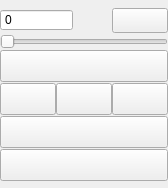
       <widget class="QGroupBox" name="groupBoxControls">
        <property name="enabled">
         <bool>true</bool>
        </property>
        <property name="sizePolicy">
         <sizepolicy hsizetype="Fixed" vsizetype="Fixed">
          <horstretch>0</horstretch>
          <verstretch>0</verstretch>
         </sizepolicy>
        </property>
        <property name="minimumSize">
         <size>
          <width>168</width>
          <height>188</height>
         </size>
        </property>
        <property name="maximumSize">
         <size>
          <width>168</width>
          <height>188</height>
         </size>
        </property>
        <property name="styleSheet">
         <string notr="true">QGroupBox {border-style:none;}</string>
        </property>
        <property name="title">
         <string/>
        </property>
        <layout class="QGridLayout" name="gridLayout_3">
         <property name="horizontalSpacing">
          <number>0</number>
         </property>
         <property name="verticalSpacing">
          <number>1</number>
         </property>
         <property name="margin">
          <number>0</number>
         </property>
         <item row="6" column="0">
          <widget class="MyActionButton" name="pushButton_Fold">
           <property name="sizePolicy">
            <sizepolicy hsizetype="Fixed" vsizetype="Fixed">
             <horstretch>0</horstretch>
             <verstretch>0</verstretch>
            </sizepolicy>
           </property>
           <property name="minimumSize">
            <size>
             <width>168</width>
             <height>32</height>
            </size>
           </property>
           <property name="maximumSize">
            <size>
             <width>168</width>
             <height>32</height>
            </size>
           </property>
           <property name="focusPolicy">
            <enum>Qt::NoFocus</enum>
           </property>
          </widget>
         </item>
         <item row="0" column="0">
          <spacer name="verticalSpacer_9">
           <property name="orientation">
            <enum>Qt::Vertical</enum>
           </property>
           <property name="sizeHint" stdset="0">
            <size>
             <width>20</width>
             <height>0</height>
            </size>
           </property>
          </spacer>
         </item>
         <item row="4" column="1">
          <widget class="MyActionButton" name="pushButton_BetRaiseTwoThirdPot">
           <property name="sizePolicy">
            <sizepolicy hsizetype="Fixed" vsizetype="Fixed">
             <horstretch>0</horstretch>
             <verstretch>0</verstretch>
            </sizepolicy>
           </property>
           <property name="minimumSize">
            <size>
             <width>56</width>
             <height>32</height>
            </size>
           </property>
           <property name="maximumSize">
            <size>
             <width>56</width>
             <height>32</height>
            </size>
           </property>
           <property name="focusPolicy">
            <enum>Qt::NoFocus</enum>
           </property>
          </widget>
         </item>
         <item row="3" column="0">
          <widget class="MyActionButton" name="pushButton_BetRaise">
           <property name="sizePolicy">
            <sizepolicy hsizetype="Fixed" vsizetype="Fixed">
             <horstretch>0</horstretch>
             <verstretch>0</verstretch>
            </sizepolicy>
           </property>
           <property name="minimumSize">
            <size>
             <width>168</width>
             <height>32</height>
            </size>
           </property>
           <property name="maximumSize">
            <size>
             <width>168</width>
             <height>32</height>
            </size>
           </property>
           <property name="focusPolicy">
            <enum>Qt::NoFocus</enum>
           </property>
          </widget>
         </item>
         <item row="4" column="0">
          <widget class="MyActionButton" name="pushButton_BetRaiseHalfPot">
           <property name="sizePolicy">
            <sizepolicy hsizetype="Fixed" vsizetype="Fixed">
             <horstretch>0</horstretch>
             <verstretch>0</verstretch>
            </sizepolicy>
           </property>
           <property name="minimumSize">
            <size>
             <width>56</width>
             <height>32</height>
            </size>
           </property>
           <property name="maximumSize">
            <size>
             <width>56</width>
             <height>32</height>
            </size>
           </property>
           <property name="focusPolicy">
            <enum>Qt::NoFocus</enum>
           </property>
          </widget>
         </item>
         <item row="4" column="2">
          <widget class="MyActionButton" name="pushButton_BetRaisePot">
           <property name="sizePolicy">
            <sizepolicy hsizetype="Fixed" vsizetype="Fixed">
             <horstretch>0</horstretch>
             <verstretch>0</verstretch>
            </sizepolicy>
           </property>
           <property name="minimumSize">
            <size>
             <width>56</width>
             <height>32</height>
            </size>
           </property>
           <property name="maximumSize">
            <size>
             <width>56</width>
             <height>32</height>
            </size>
           </property>
           <property name="focusPolicy">
            <enum>Qt::NoFocus</enum>
           </property>
          </widget>
         </item>
         <item row="5" column="0">
          <widget class="MyActionButton" name="pushButton_CallCheck">
           <property name="sizePolicy">
            <sizepolicy hsizetype="Fixed" vsizetype="Fixed">
             <horstretch>0</horstretch>
             <verstretch>0</verstretch>
            </sizepolicy>
           </property>
           <property name="minimumSize">
            <size>
             <width>168</width>
             <height>32</height>
            </size>
           </property>
           <property name="maximumSize">
            <size>
             <width>168</width>
             <height>32</height>
            </size>
           </property>
           <property name="focusPolicy">
            <enum>Qt::NoFocus</enum>
           </property>
          </widget>
         </item>
         <item row="7" column="0">
          <spacer name="verticalSpacer_11">
           <property name="orientation">
            <enum>Qt::Vertical</enum>
           </property>
           <property name="sizeHint" stdset="0">
            <size>
             <width>20</width>
             <height>0</height>
            </size>
           </property>
          </spacer>
         </item>
         <item row="2" column="0" colspan="3">
          <widget class="Slider" name="horizontalSlider_bet">
           <property name="focusPolicy">
            <enum>Qt::NoFocus</enum>
           </property>
           <property name="maximum">
            <number>9999999</number>
           </property>
           <property name="singleStep">
            <number>10</number>
           </property>
           <property name="orientation">
            <enum>Qt::Horizontal</enum>
           </property>
          </widget>
         </item>
         <item row="1" column="2">
          <widget class="MyActionButton" name="pushButton_AllIn">
           <property name="minimumSize">
            <size>
             <width>55</width>
             <height>25</height>
            </size>
           </property>
           <property name="maximumSize">
            <size>
             <width>95</width>
             <height>25</height>
            </size>
           </property>
           <property name="focusPolicy">
            <enum>Qt::NoFocus</enum>
           </property>
          </widget>
         </item>
         <item row="1" column="0">
          <widget class="QSpinBox" name="spinBox_betValue">
           <property name="minimumSize">
            <size>
             <width>73</width>
             <height>0</height>
            </size>
           </property>
           <property name="buttonSymbols">
            <enum>QAbstractSpinBox::NoButtons</enum>
           </property>
           <property name="accelerated">
            <bool>true</bool>
           </property>
           <property name="correctionMode">
            <enum>QAbstractSpinBox::CorrectToNearestValue</enum>
           </property>
           <property name="maximum">
            <number>99999999</number>
           </property>
           <property name="singleStep">
            <number>5</number>
           </property>
          </widget>
         </item>
        </layout>
        <zorder>pushButton_BetRaise</zorder>
        <zorder>pushButton_BetRaiseHalfPot</zorder>
        <zorder>pushButton_BetRaiseTwoThirdPot</zorder>
        <zorder>pushButton_BetRaisePot</zorder>
        <zorder>pushButton_CallCheck</zorder>
        <zorder>pushButton_Fold</zorder>
        <zorder>horizontalSlider_bet</zorder>
        <zorder>spinBox_betValue</zorder>
        <zorder>pushButton_AllIn</zorder>
       </widget>
